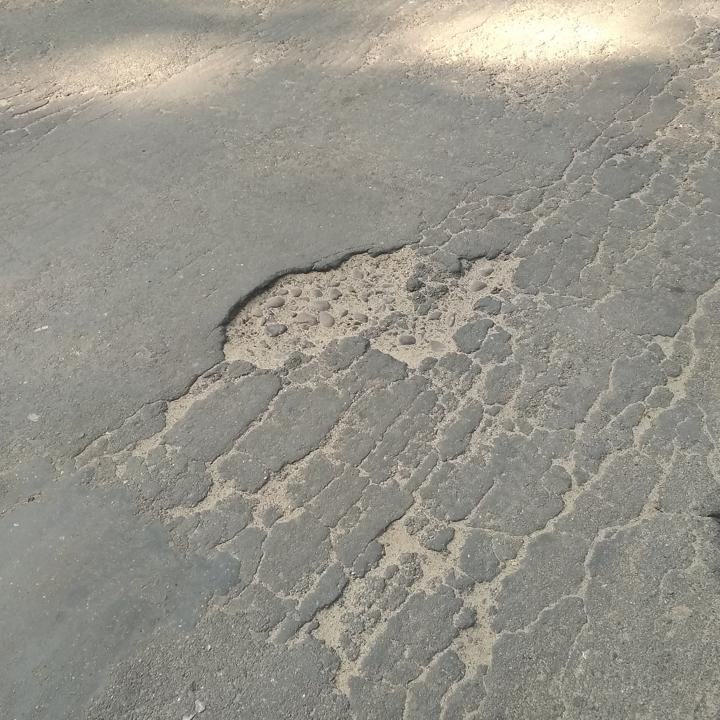
#> input picture Input Images/img-1.jpg, 720 x 720 px
$ python -i enhancement.py   (imports and definitions only)
#> lines starting #> are read from the running program, lines starting #| are printed output that depends on the picture
#> further down, picture is the input picture: shape (720, 720, 3); mean B, G, R 137.8, 147.1, 149.4
"""
Module: cv_engine.enhancement
Directly builds upon reference experiments:
 - Exp 1 (1.py): Negative, Logarithmic transformation, Power-law (Gamma) correction, Global Histogram Equalization.
 - Exp 4 (4.py): CLAHE (Contrast-Limited Adaptive Histogram Equalization) and comparative enhancement.
"""

import cv2
import numpy as np

def apply_negative(img: np.ndarray) -> np.ndarray:
    """Invert pixel intensities (255 - pixel). Preserves color channels if BGR."""
    return 255 - img

# [42 lines left out: functions apply_log_transform, apply_gamma_transform, apply_histogram_equalization, not called in this run]

def apply_clahe(img: np.ndarray, clip_limit: float = 2.0, tile_size: int = 8) -> np.ndarray:
    """
    Contrast Limited Adaptive Histogram Equalization (CLAHE).
    Limits noise amplification in flat regions while maximizing local contrast.
    """
#> called with clip_limit = 2, tile_size = 8
    tile_size = max(2, int(tile_size))
    clahe = cv2.createCLAHE(clipLimit=float(clip_limit), tileGridSize=(tile_size, tile_size))
    if len(img.shape) == 3:
        lab = cv2.cvtColor(img, cv2.COLOR_BGR2LAB)
#> lab: shape (720, 720, 3); mean of channels 0, 1, 2 155.1, 127.1, 133.1
        l, a, b = cv2.split(lab)
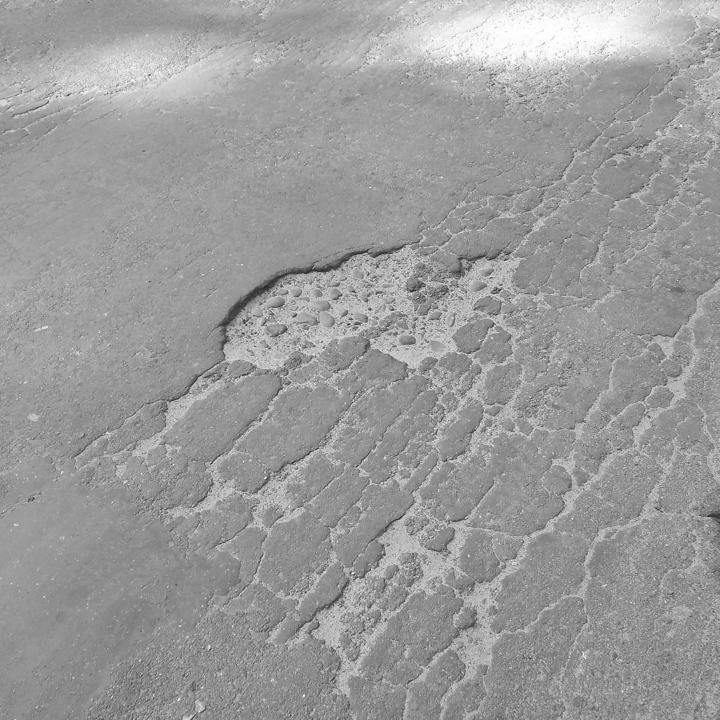
#> l: shape (720, 720); min 21, max 255, mean 155.1
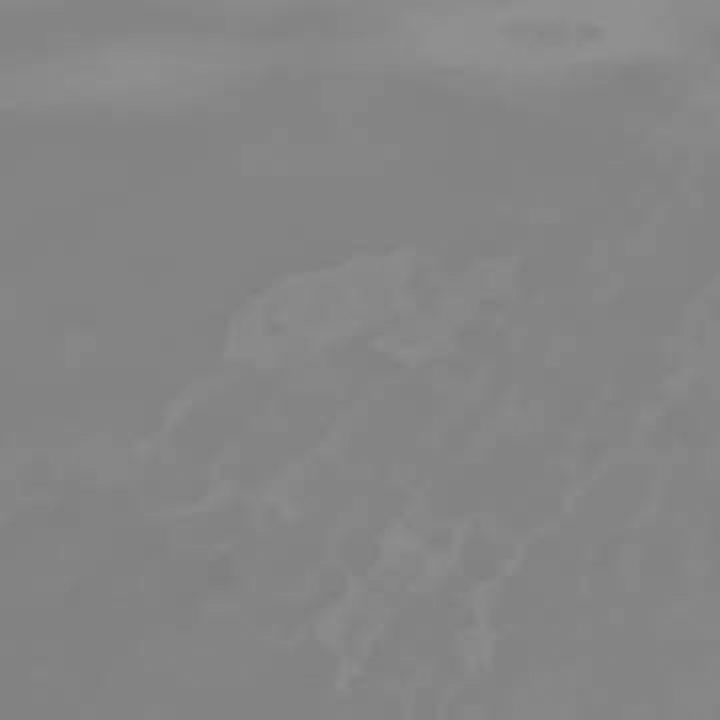
#> b: shape (720, 720); min 126, max 146, mean 133.1
        cl = clahe.apply(l)
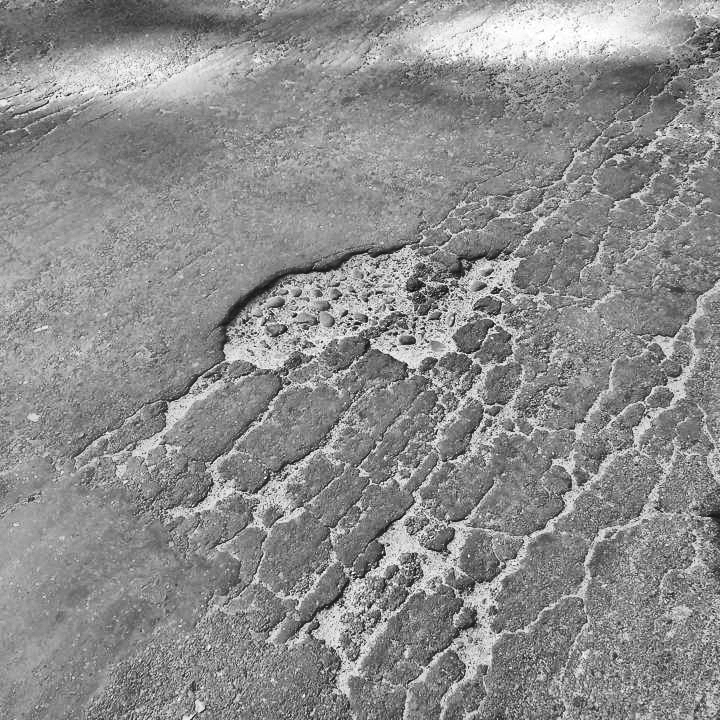
#> cl: shape (720, 720); min 6, max 255, mean 140.3
        merged = cv2.merge((cl, a, b))
#> merged: shape (720, 720, 3); mean of channels 0, 1, 2 140.3, 127.1, 133.1
        return cv2.cvtColor(merged, cv2.COLOR_LAB2BGR)
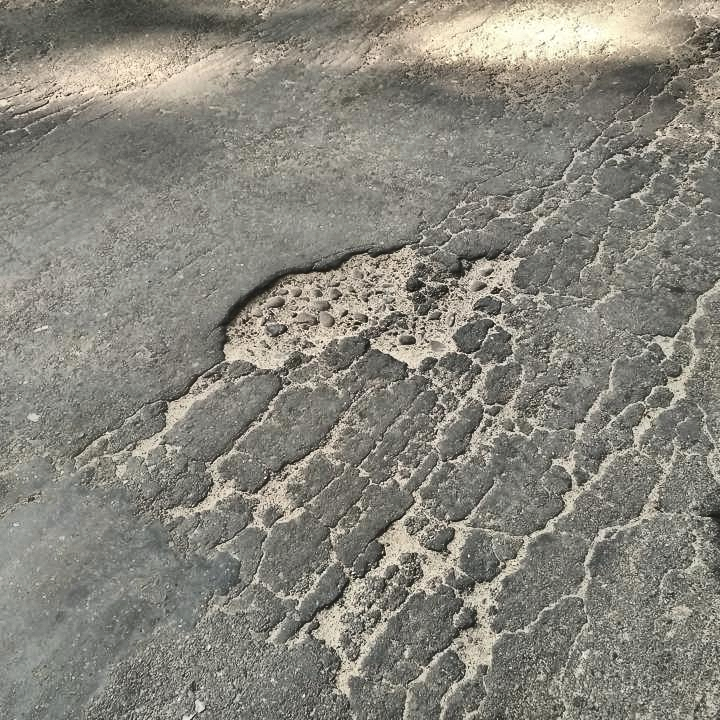
#> returned value: shape (720, 720, 3); mean B, G, R 123.9, 132.9, 135
    else:
        return clahe.apply(img)

>>> import cv2
>>> picture = cv2.imread('../Input Images/img-1.jpg')
>>> result = apply_clahe(picture)

$ run again, on Input Images/img-101.jpg
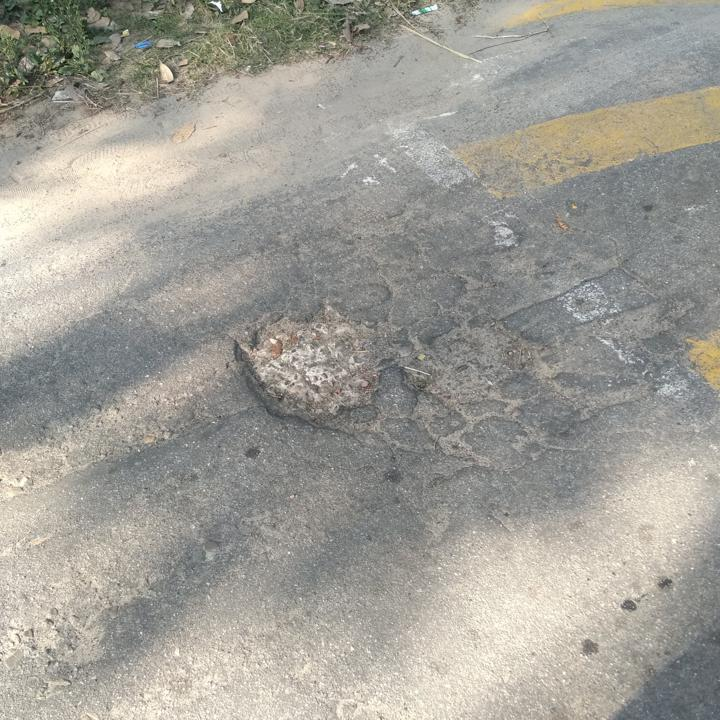
#> input picture Input Images/img-101.jpg, 720 x 720 px
#> picture is the input picture: shape (720, 720, 3); mean B, G, R 151.1, 158.7, 160.9
#> lab: shape (720, 720, 3); mean of channels 0, 1, 2 166.1, 127.5, 132.2
#> in apply_clahe, `cl = clahe.apply(l)`:
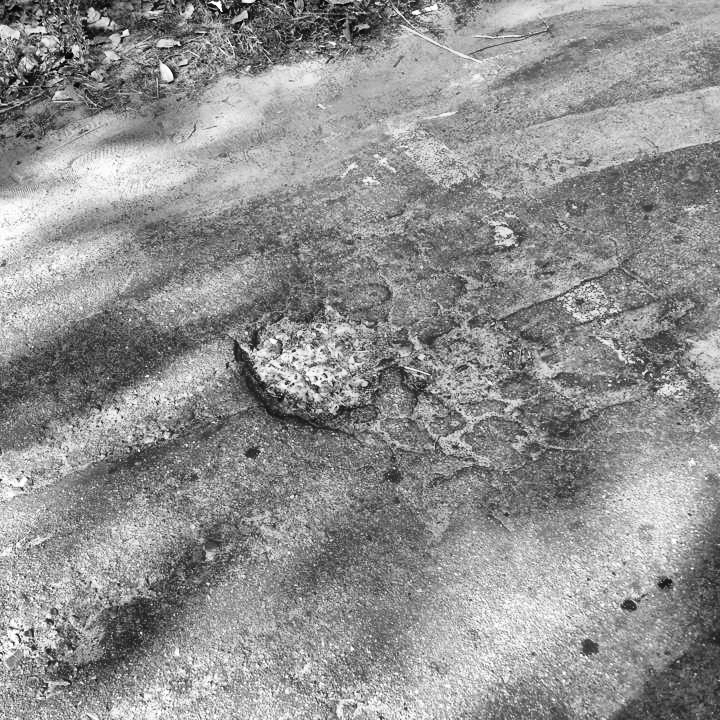
#> cl: shape (720, 720); min 2, max 255, mean 144.9
#> merged: shape (720, 720, 3); mean of channels 0, 1, 2 144.9, 127.5, 132.2
#> in apply_clahe, `return cv2.cvtColor(merged, cv2.COLOR_LAB2BGR)`:
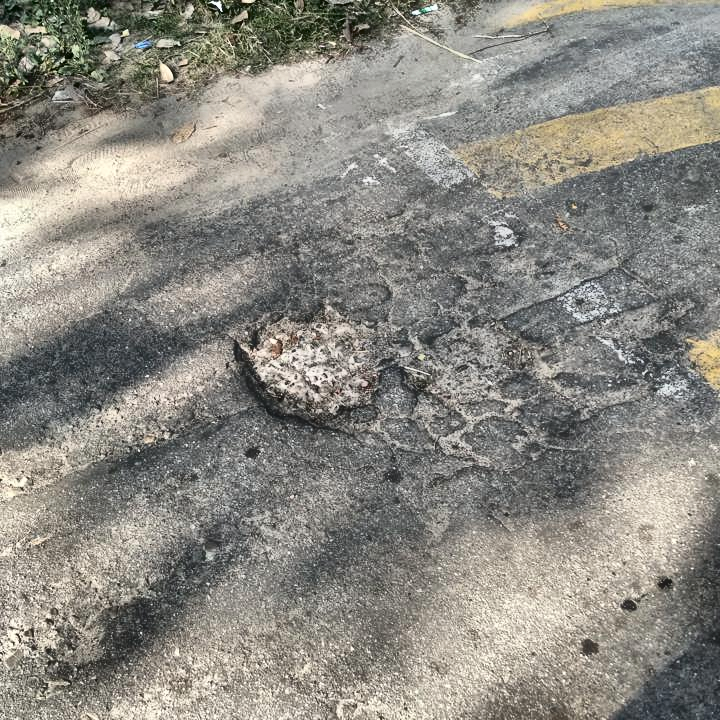
#> returned value: shape (720, 720, 3); mean B, G, R 130.5, 137.9, 140.1

$ run again, on Input Images/img-1011.jpg
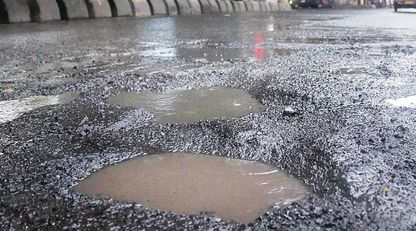
#> input picture Input Images/img-1011.jpg, 416 x 231 px
#> picture is the input picture: shape (231, 416, 3); mean B, G, R 135.3, 129.7, 130.7
#> lab: shape (231, 416, 3); mean of channels 0, 1, 2 137.4, 129.6, 125.1
#> in apply_clahe, `cl = clahe.apply(l)`:
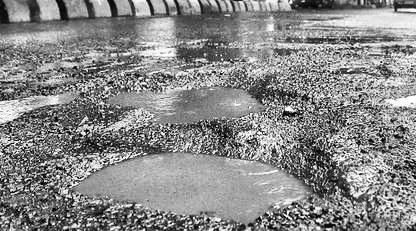
#> cl: shape (231, 416); min 0, max 255, mean 136.5
#> merged: shape (231, 416, 3); mean of channels 0, 1, 2 136.5, 129.6, 125.1

$ run again, on Input Images/img-1053.jpg
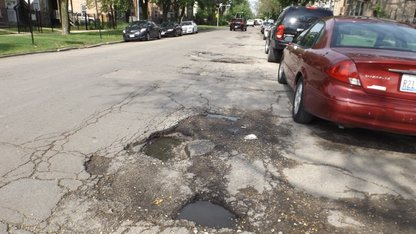
#> input picture Input Images/img-1053.jpg, 416 x 234 px
#> picture is the input picture: shape (234, 416, 3); mean B, G, R 124.6, 132.7, 142.9
#> lab: shape (234, 416, 3); mean of channels 0, 1, 2 141.7, 130.8, 134.2
#> in apply_clahe, `l, a, b = cv2.split(lab)`:
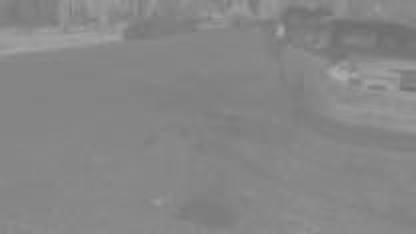
#> b: shape (234, 416); min 110, max 176, mean 134.2
#> merged: shape (234, 416, 3); mean of channels 0, 1, 2 142.1, 130.8, 134.2
#> in apply_clahe, `return cv2.cvtColor(merged, cv2.COLOR_LAB2BGR)`:
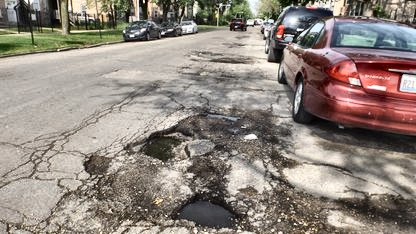
#> returned value: shape (234, 416, 3); mean B, G, R 125.7, 133.9, 144.2
